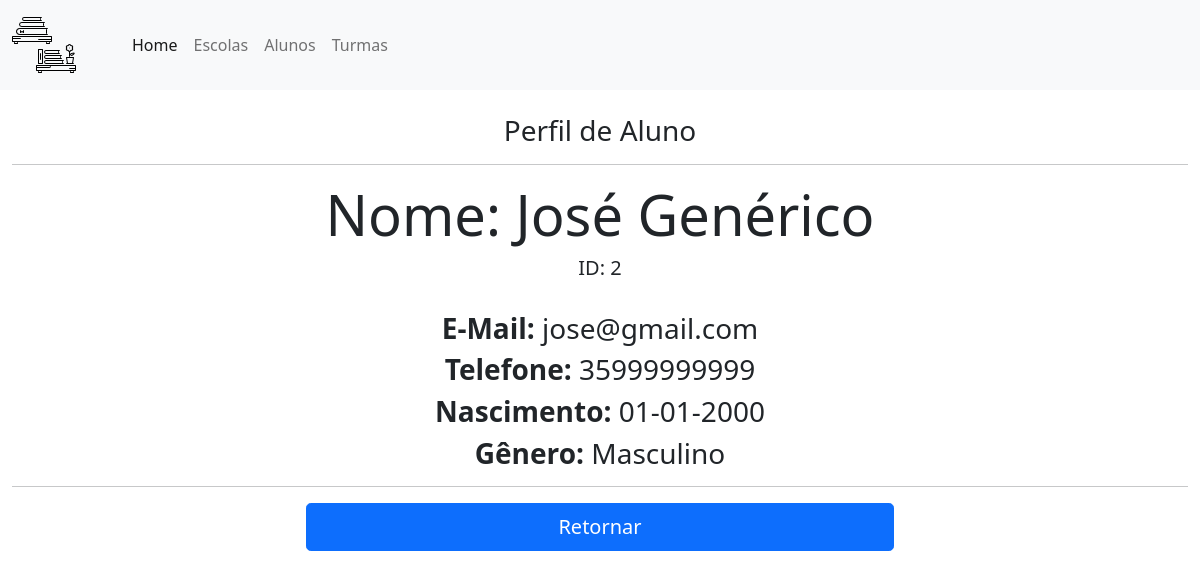
/View/pages/verAluno.php?idAluno=2, run on the app's committed database.
### tables this page shows
CREATE TABLE IF NOT EXISTS tb_aluno (  
    idAluno int(11) NOT NULL AUTO_INCREMENT,
    nome VARCHAR(128) NOT NULL,
    nascimento DATE DEFAULT NULL,
    telefone BIGINT(20) DEFAULT NULL,
    email VARCHAR(128) NOT NULL,
    genero VARCHAR(64) DEFAULT NULL,
    PRIMARY KEY (idAluno)
)DEFAULT CHARSET=utf8;

### Controller/BD.php (called while the page is built, shortened)
<?php
class BD_teste
{
    private $database = "db_teste";
    private $host = "localhost";
    private $user = "root";
    private $senha_user = "";
    private $conn;
    private $tables = array('aluno'=>'.tb_aluno','escola'=>'.tb_escola', 'turma'=>'.tb_turma', 'alunoturma'=>'.tb_AlunoTurma');
    public function __construct()
    {
        $this->conn = new PDO("mysql:dbname=$this->database;host=$this->host", "$this->user", "$this->senha_user");
    }
    public function searchExactlyAluno($busca, $atr)
    {
        $stmt = $this->conn->prepare(
            "SELECT * FROM ".$this->database.$this->tables['aluno'].
            " WHERE $atr = '$busca'"
        );
        $stmt->execute();
        $results = $stmt->fetchAll(PDO::FETCH_ASSOC);
        return $results;
    }
}

### View/pages/verAluno.php (the view, shortened to what this page needs)
<?php
$link_alunoPagina = './alunoPagina.php';
?>
<?php require_once '../header.php'; ?>
<?php
require_once '../../Controller/BD.php';
$bd = new BD_teste();
$results = $bd->searchExactlyAluno($_GET['idAluno'], "idAluno")[0];
?>
<div class="container-fluid" style="width:100%; justify-content: center; text-align: center; ">
    <div>
        <br />
        <h3>Perfil de Aluno</h3>
        <hr />
        <div class="jumbotron jumbotron-fluid">
            <div class="container">
                <h1 class="display-4"><strong>Nome: </strong><?php echo $results['nome']; ?></h1>
                <h3 class="lead"><strong>ID: </strong> <?php echo $results['idAluno']; ?></h3>
                <br />
                <h3><strong>E-Mail: </strong> <?php echo $results['email']; ?></h3>
                <h3><strong>Telefone: </strong> <?php echo $results['telefone']; ?></h3>
                <h3><strong>Nascimento: </strong> <?php echo date('d-m-Y', strtotime($results['nascimento'])); ?></h3>
                <h3><strong>Gênero: </strong> <?php echo $results['genero']; ?></h3>
            </div>
        </div>
        <hr />
        <div class="d-grid gap-2 col-6 mx-auto">
            <a href=<?php echo $link_alunoPagina ?> class="btn btn-primary btn-lg">Retornar</a>
        </div>
    </div>
</div>
<?php require_once '../footer.php'; ?>

### data on the page
tb_aluno: nome "José Genérico", idAluno "2", email "jose@gmail.com", telefone "35999999999", nascimento "01-01-2000", genero "Masculino"
